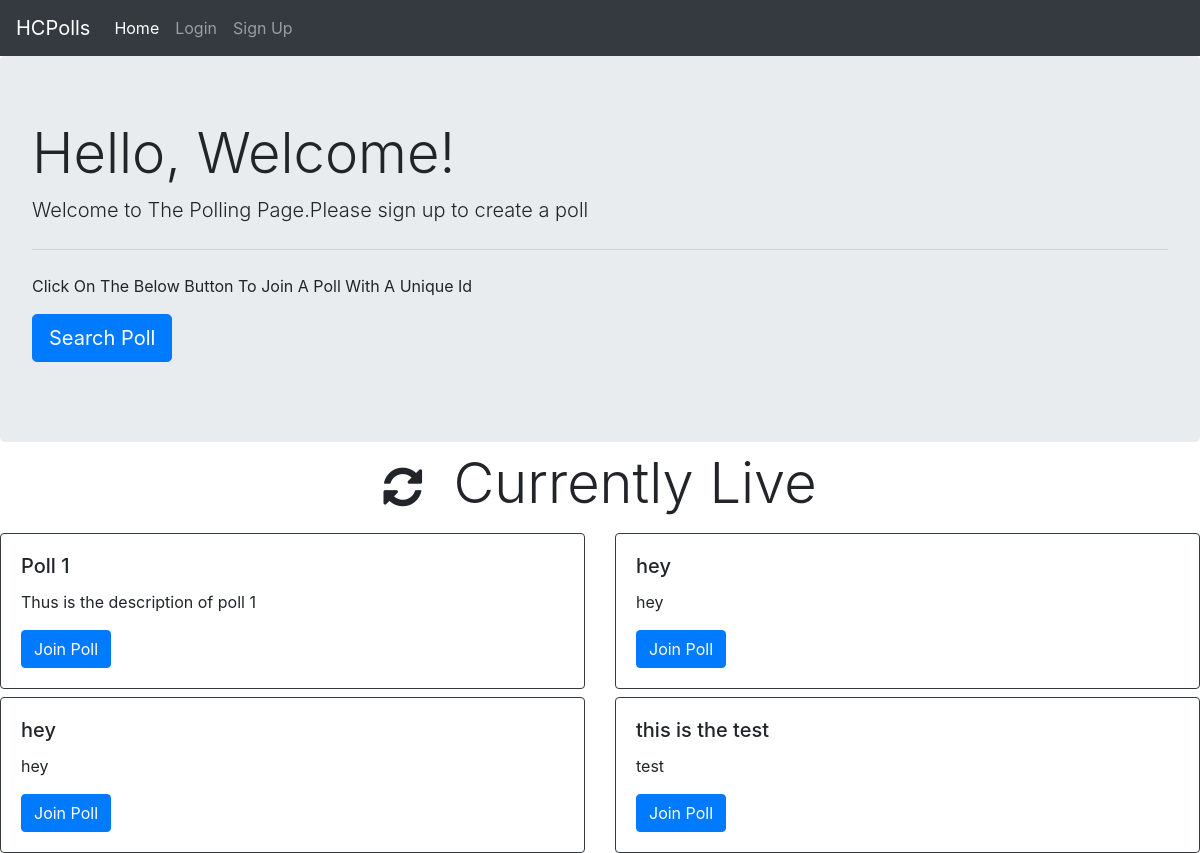
The app's page /, older data.
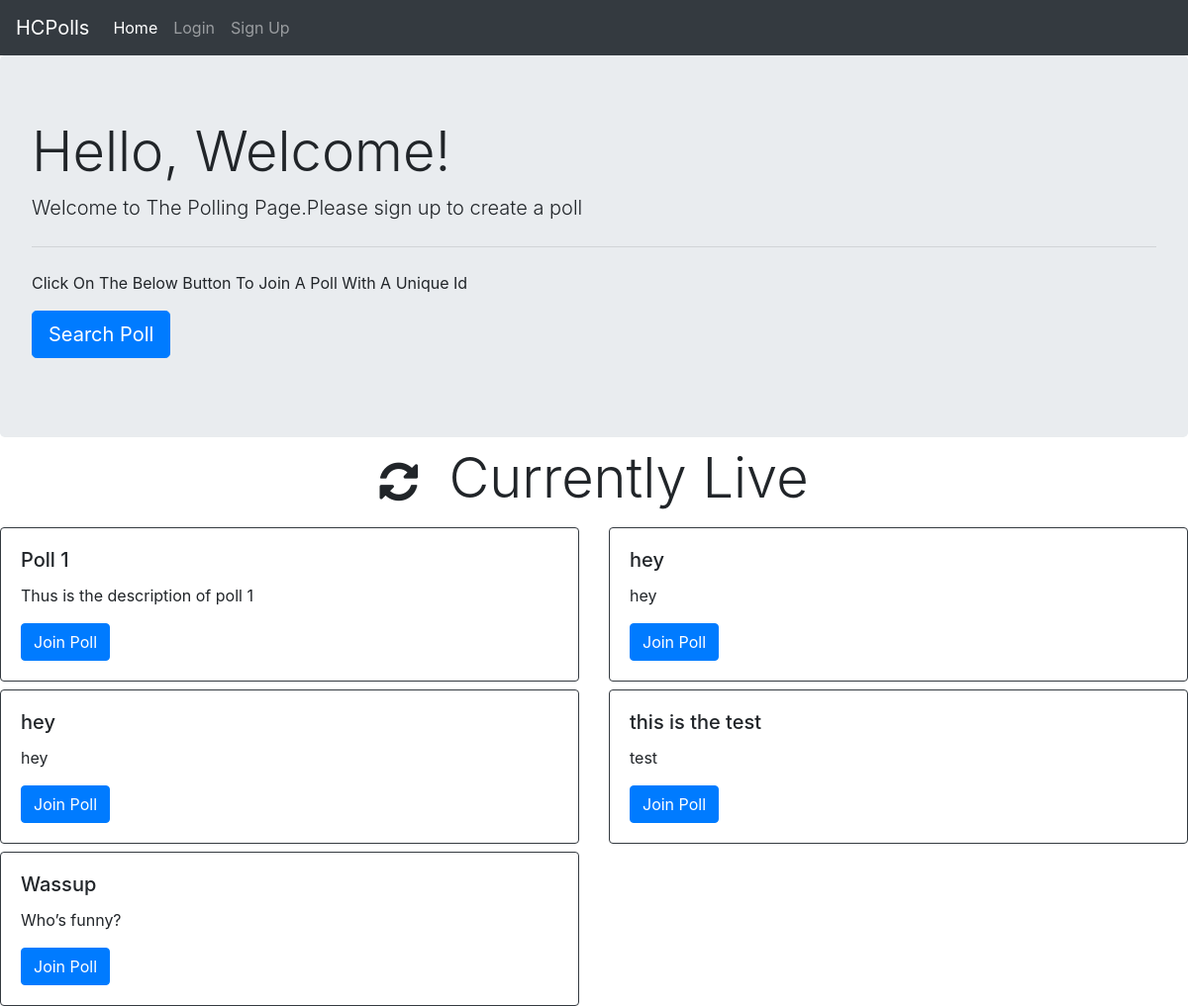
The same page, newer data.
### polls/models.py (models this page shows, shortened)
class Polls(models.Model):
    UniqueId = models.CharField(max_length=100, unique=True)
    Title = models.CharField(max_length=100)
    Description = models.CharField(max_length=100)
    password = models.CharField(max_length=100)
    Active = models.BooleanField(default=True)
    Author = models.ForeignKey(
        settings.AUTH_USER_MODEL,
        on_delete=models.CASCADE,
    )

### polls/views.py (the view)
# urls.py: path('', views.homepage, name='homepage'),
def homepage(request):
    if request.user.is_authenticated:
        AllActive = Polls.objects.filter(Author=request.user)
        context = {
            'AllActive': AllActive
        }
        return render(request, 'polls/loggedindex.html', context)
    else:
        AllActive = Polls.objects.all()
        context = {
            'AllActive': AllActive
        }
        return render(request, 'polls/index.html', context)

### polls/templates/polls/index.html (shortened to what this page needs)
<!DOCTYPE html>
<html lang="en">
  <head>
    <link
      rel="stylesheet"
      href="https://stackpath.bootstrapcdn.com/bootstrap/4.3.1/css/bootstrap.min.css"
    />
  </head>
  <body>
    <nav class="navbar navbar-expand-lg navbar-dark bg-dark">
      <a class="navbar-brand" href="#">HCPolls</a>
      <div class="collapse navbar-collapse" id="navbarNav">
        <ul class="navbar-nav">
          <li class="nav-item active">
            <a class="nav-link" href="#"
              >Home <span class="sr-only">(current)</span></a
            >
          </li>
          {% if user.is_authenticated %}
          <li class="nav-item">
            <form method="POST" action="{% url 'logout' %}" id="logoutForm">
              {% csrf_token %}
            </form>
            <a
              class="nav-link"
              href="javascript:{}"
              onclick="document.getElementById('logoutForm').submit();"
              >Logout</a
            >
          </li>
          <li class="nav-item">
            <a
              class="nav-link"
              href="#"
              data-toggle="modal"
              data-target="#CreatePollModal"
              >CreatePoll</a
            >
          </li>
          {% else %}
          <li class="nav-item">
            <a
              class="nav-link"
              href="#"
              data-toggle="modal"
              data-target="#loginModal"
              >Login</a
            >
          </li>
          <li class="nav-item">
            <a
              class="nav-link"
              href="#"
              data-toggle="modal"
              data-target="#signupModal"
              >Sign Up</a
            >
          </li>
          {% endif %}
        </ul>
      </div>
    </nav>
    <div class="jumbotron m-0 mb-2">
      <h1 class="display-4">Hello, Welcome!</h1>
      <p class="lead">
        Welcome to The Polling Page.Please sign up to create a poll
      </p>
      <hr class="my-4" />
      <p>
        Click On The Below Button To Join A Poll With A Unique Id
      </p>
      <p class="lead">
        <a class="btn btn-primary btn-lg" href="#" role="button">Search Poll</a>
      </p>
    </div>
    <h1 class="display-4" align="center">
      <i class="fa fa-refresh fa-spin fa-xs" style="font-size: 45px;"></i>&nbsp
      Currently Live
    </h1>
    {% for i in AllActive %}
    {% if forloop.counter0|divisibleby:"2" %}
    <div class="row">
      {% endif %}
      <div class="col-sm-6 mt-2">
        <div class="card border-dark">
          <div class="card-body">
            <h5 class="card-title">{{i.Title}}</h5>
            <p class="card-text">
              {{i.Description}}
            </p>
            <a
            class="btn btn-primary"
            href="#JoinPoll{{i.id}}"
            data-toggle="modal"
            data-target="#JoinPoll{{i.id}}"
            >Join Poll</a
          >
          </div>
        </div>
      </div>
      {% if forloop.counter0|divisibleby:"2" %} {% else %}
    </div>
    {% endif %} {% endfor %}
  </body>
  <link
    rel="stylesheet"
    href="https://cdnjs.cloudflare.com/ajax/libs/font-awesome/4.7.0/css/font-awesome.min.css"
  />
</html>

Row changes from the older to the newer data that the page shows:
added Polls: Title "Wassup", Description "Who’s funny?"
